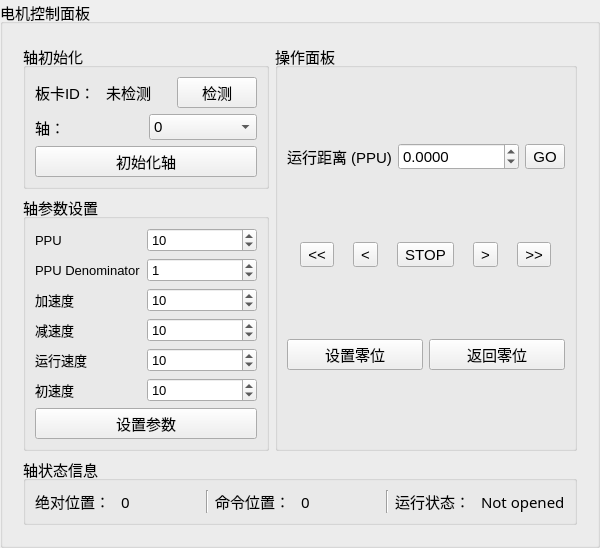
     <widget class="QGroupBox" name="groupBox_Motor">
      <property name="font">
       <font>
        <pointsize>11</pointsize>
       </font>
      </property>
      <property name="title">
       <string>电机控制面板</string>
      </property>
      <layout class="QGridLayout" name="gridLayout_4">
       <item row="0" column="0">
        <widget class="MotorPanel" name="motorWidget" native="true">
         <layout class="QGridLayout" name="gridLayout_5">
          <item row="2" column="0" colspan="2">
           <widget class="QGroupBox" name="groupBox_2">
            <property name="font">
             <font>
              <family>Microsoft YaHei UI</family>
              <pointsize>11</pointsize>
              <bold>false</bold>
             </font>
            </property>
            <property name="title">
             <string>轴状态信息</string>
            </property>
            <layout class="QHBoxLayout" name="horizontalLayout_2">
             <item>
              <widget class="QLabel" name="label_11">
               <property name="font">
                <font>
                 <family>Microsoft YaHei</family>
                 <pointsize>11</pointsize>
                 <bold>false</bold>
                </font>
               </property>
               <property name="text">
                <string>绝对位置：</string>
               </property>
              </widget>
             </item>
             <item>
              <widget class="QLabel" name="label_realPos">
               <property name="font">
                <font>
                 <family>Microsoft YaHei</family>
                 <pointsize>11</pointsize>
                 <bold>false</bold>
                </font>
               </property>
               <property name="text">
                <string>0</string>
               </property>
              </widget>
             </item>
             <item>
              <widget class="Line" name="line_3">
               <property name="font">
                <font>
                 <family>Microsoft YaHei</family>
                 <pointsize>11</pointsize>
                 <bold>false</bold>
                </font>
               </property>
               <property name="orientation">
                <enum>Qt::Vertical</enum>
               </property>
              </widget>
             </item>
             <item>
              <widget class="QLabel" name="label_8">
               <property name="font">
                <font>
                 <family>Microsoft YaHei</family>
                 <pointsize>11</pointsize>
                 <bold>false</bold>
                </font>
               </property>
               <property name="text">
                <string>命令位置：</string>
               </property>
              </widget>
             </item>
             <item>
              <widget class="QLabel" name="label_cmdPos">
               <property name="font">
                <font>
                 <family>Microsoft YaHei</family>
                 <pointsize>11</pointsize>
                 <bold>false</bold>
                </font>
               </property>
               <property name="text">
                <string>0</string>
               </property>
              </widget>
             </item>
             <item>
              <widget class="Line" name="line_2">
               <property name="font">
                <font>
                 <family>Microsoft YaHei</family>
                 <pointsize>11</pointsize>
                 <bold>false</bold>
                </font>
               </property>
               <property name="orientation">
                <enum>Qt::Vertical</enum>
               </property>
              </widget>
             </item>
             <item>
              <widget class="QLabel" name="label_7">
               <property name="font">
                <font>
                 <family>Microsoft YaHei</family>
                 <pointsize>11</pointsize>
                 <bold>false</bold>
                </font>
               </property>
               <property name="text">
                <string>运行状态：</string>
               </property>
              </widget>
             </item>
             <item>
              <widget class="QLabel" name="label_status">
               <property name="font">
                <font>
                 <family>Microsoft YaHei</family>
                 <pointsize>11</pointsize>
                 <bold>false</bold>
                </font>
               </property>
               <property name="text">
                <string>Not opened</string>
               </property>
              </widget>
             </item>
            </layout>
           </widget>
          </item>
          <item row="1" column="0">
           <widget class="QGroupBox" name="groupBox">
            <property name="font">
             <font>
              <family>Microsoft YaHei UI</family>
              <pointsize>11</pointsize>
              <italic>false</italic>
              <bold>false</bold>
             </font>
            </property>
            <property name="title">
             <string>轴参数设置</string>
            </property>
            <layout class="QGridLayout" name="gridLayout_2">
             <item row="0" column="0">
              <widget class="QLabel" name="label">
               <property name="font">
                <font>
                 <family>Microsoft YaHei UI</family>
                 <pointsize>10</pointsize>
                 <italic>false</italic>
                 <bold>false</bold>
                </font>
               </property>
               <property name="text">
                <string>PPU</string>
               </property>
              </widget>
             </item>
             <item row="6" column="0" colspan="3">
              <widget class="QPushButton" name="paramsSetButton">
               <property name="font">
                <font>
                 <family>Microsoft YaHei UI</family>
                 <pointsize>11</pointsize>
                 <italic>false</italic>
                 <bold>false</bold>
                </font>
               </property>
               <property name="text">
                <string>设置参数</string>
               </property>
               <property name="autoDefault">
                <bool>false</bool>
               </property>
               <property name="default">
                <bool>false</bool>
               </property>
               <property name="flat">
                <bool>false</bool>
               </property>
              </widget>
             </item>
             <item row="4" column="2">
              <widget class="QSpinBox" name="spinBox_runningVel">
               <property name="minimumSize">
                <size>
                 <width>110</width>
                 <height>22</height>
                </size>
               </property>
               <property name="font">
                <font>
                 <family>Microsoft YaHei UI</family>
                 <pointsize>10</pointsize>
                 <italic>false</italic>
                 <bold>false</bold>
                </font>
               </property>
               <property name="mouseTracking">
                <bool>false</bool>
               </property>
               <property name="tabletTracking">
                <bool>false</bool>
               </property>
               <property name="contextMenuPolicy">
                <enum>Qt::DefaultContextMenu</enum>
               </property>
               <property name="minimum">
                <number>0</number>
               </property>
               <property name="maximum">
                <number>10000000</number>
               </property>
               <property name="value">
                <number>10</number>
               </property>
              </widget>
             </item>
             <item row="1" column="0" colspan="2">
              <widget class="QLabel" name="label_2">
               <property name="font">
                <font>
                 <family>Microsoft YaHei UI</family>
                 <pointsize>10</pointsize>
                 <italic>false</italic>
                 <bold>false</bold>
                </font>
               </property>
               <property name="text">
                <string>PPU Denominator</string>
               </property>
              </widget>
             </item>
             <item row="5" column="0" colspan="2">
              <widget class="QLabel" name="label_3">
               <property name="font">
                <font>
                 <family>Microsoft YaHei UI</family>
                 <pointsize>10</pointsize>
                 <italic>false</italic>
                 <bold>false</bold>
                </font>
               </property>
               <property name="text">
                <string>初速度</string>
               </property>
              </widget>
             </item>
             <item row="4" column="0" colspan="2">
              <widget class="QLabel" name="label_4">
               <property name="font">
                <font>
                 <family>Microsoft YaHei UI</family>
                 <pointsize>10</pointsize>
                 <italic>false</italic>
                 <bold>false</bold>
                </font>
               </property>
               <property name="text">
                <string>运行速度</string>
               </property>
              </widget>
             </item>
             <item row="0" column="2">
              <widget class="QSpinBox" name="spinBox_PPU">
               <property name="minimumSize">
                <size>
                 <width>110</width>
                 <height>22</height>
                </size>
               </property>
               <property name="font">
                <font>
                 <family>Microsoft YaHei UI</family>
                 <pointsize>10</pointsize>
                 <italic>false</italic>
                 <bold>false</bold>
                </font>
               </property>
               <property name="mouseTracking">
                <bool>false</bool>
               </property>
               <property name="tabletTracking">
                <bool>false</bool>
               </property>
               <property name="contextMenuPolicy">
                <enum>Qt::DefaultContextMenu</enum>
               </property>
               <property name="minimum">
                <number>0</number>
               </property>
               <property name="maximum">
                <number>10000000</number>
               </property>
               <property name="value">
                <number>10</number>
               </property>
              </widget>
             </item>
             <item row="2" column="2">
              <widget class="QSpinBox" name="spinBox_acc">
               <property name="minimumSize">
                <size>
                 <width>110</width>
                 <height>22</height>
                </size>
               </property>
               <property name="font">
                <font>
                 <family>Microsoft YaHei UI</family>
                 <pointsize>10</pointsize>
                 <italic>false</italic>
                 <bold>false</bold>
                </font>
               </property>
               <property name="mouseTracking">
                <bool>false</bool>
               </property>
               <property name="tabletTracking">
                <bool>false</bool>
               </property>
               <property name="contextMenuPolicy">
                <enum>Qt::DefaultContextMenu</enum>
               </property>
               <property name="minimum">
                <number>0</number>
               </property>
               <property name="maximum">
                <number>10000000</number>
               </property>
               <property name="value">
                <number>10</number>
               </property>
              </widget>
             </item>
             <item row="3" column="0" colspan="2">
              <widget class="QLabel" name="label_6">
               <property name="font">
                <font>
                 <family>Microsoft YaHei UI</family>
                 <pointsize>10</pointsize>
                 <italic>false</italic>
                 <bold>false</bold>
                </font>
               </property>
               <property name="text">
                <string>减速度</string>
               </property>
              </widget>
             </item>
             <item row="1" column="2">
              <widget class="QSpinBox" name="spinBox_PPUDenominator">
               <property name="minimumSize">
                <size>
                 <width>110</width>
                 <height>22</height>
                </size>
               </property>
               <property name="font">
                <font>
                 <family>Microsoft YaHei UI</family>
                 <pointsize>10</pointsize>
                 <italic>false</italic>
                 <bold>false</bold>
                </font>
               </property>
               <property name="mouseTracking">
                <bool>false</bool>
               </property>
               <property name="tabletTracking">
                <bool>false</bool>
               </property>
               <property name="contextMenuPolicy">
                <enum>Qt::DefaultContextMenu</enum>
               </property>
               <property name="minimum">
                <number>0</number>
               </property>
               <property name="maximum">
                <number>10000000</number>
               </property>
               <property name="value">
                <number>1</number>
               </property>
              </widget>
             </item>
             <item row="3" column="2">
              <widget class="QSpinBox" name="spinBox_dec">
               <property name="minimumSize">
                <size>
                 <width>110</width>
                 <height>22</height>
                </size>
               </property>
               <property name="sizeIncrement">
                <size>
                 <width>1</width>
                 <height>1111</height>
                </size>
               </property>
               <property name="font">
                <font>
                 <family>Microsoft YaHei UI</family>
                 <pointsize>10</pointsize>
                 <italic>false</italic>
                 <bold>false</bold>
                </font>
               </property>
               <property name="mouseTracking">
                <bool>false</bool>
               </property>
               <property name="tabletTracking">
                <bool>false</bool>
               </property>
               <property name="contextMenuPolicy">
                <enum>Qt::DefaultContextMenu</enum>
               </property>
               <property name="minimum">
                <number>0</number>
               </property>
               <property name="maximum">
                <number>10000000</number>
               </property>
               <property name="value">
                <number>10</number>
               </property>
              </widget>
             </item>
             <item row="5" column="2">
              <widget class="QSpinBox" name="spinBox_initVel">
               <property name="minimumSize">
                <size>
                 <width>110</width>
                 <height>22</height>
                </size>
               </property>
               <property name="font">
                <font>
                 <family>Microsoft YaHei UI</family>
                 <pointsize>10</pointsize>
                 <italic>false</italic>
                 <bold>false</bold>
                </font>
               </property>
               <property name="mouseTracking">
                <bool>false</bool>
               </property>
               <property name="tabletTracking">
                <bool>false</bool>
               </property>
               <property name="contextMenuPolicy">
                <enum>Qt::DefaultContextMenu</enum>
               </property>
               <property name="minimum">
                <number>0</number>
               </property>
               <property name="maximum">
                <number>10000000</number>
               </property>
               <property name="value">
                <number>10</number>
               </property>
              </widget>
             </item>
             <item row="2" column="0" colspan="2">
              <widget class="QLabel" name="label_5">
               <property name="font">
                <font>
                 <family>Microsoft YaHei UI</family>
                 <pointsize>10</pointsize>
                 <italic>false</italic>
                 <bold>false</bold>
                </font>
               </property>
               <property name="text">
                <string>加速度</string>
               </property>
              </widget>
             </item>
            </layout>
           </widget>
          </item>
          <item row="0" column="0">
           <widget class="QGroupBox" name="groupBox_5">
            <property name="font">
             <font>
              <pointsize>11</pointsize>
             </font>
            </property>
            <property name="title">
             <string>轴初始化</string>
            </property>
            <layout class="QVBoxLayout" name="verticalLayout_3">
             <item>
              <layout class="QHBoxLayout" name="horizontalLayout">
               <item>
                <widget class="QLabel" name="label_10">
                 <property name="font">
                  <font>
                   <pointsize>11</pointsize>
                  </font>
                 </property>
                 <property name="text">
                  <string>板卡ID：</string>
                 </property>
                </widget>
               </item>
               <item>
                <widget class="QLabel" name="label_cardID">
                 <property name="font">
                  <font>
                   <pointsize>11</pointsize>
                  </font>
                 </property>
                 <property name="text">
                  <string>未检测</string>
                 </property>
                </widget>
               </item>
               <item>
                <widget class="QPushButton" name="pushButton">
                 <property name="font">
                  <font>
                   <pointsize>11</pointsize>
                  </font>
                 </property>
                 <property name="text">
                  <string>检测</string>
                 </property>
                </widget>
               </item>
              </layout>
             </item>
             <item>
              <layout class="QHBoxLayout" name="horizontalLayout_3">
               <item>
                <widget class="QLabel" name="label_12">
                 <property name="font">
                  <font>
                   <pointsize>11</pointsize>
                  </font>
                 </property>
                 <property name="text">
                  <string>轴：</string>
                 </property>
                </widget>
               </item>
               <item>
                <widget class="QComboBox" name="comboBox_axisID">
                 <property name="font">
                  <font>
                   <pointsize>11</pointsize>
                  </font>
                 </property>
                 <item>
                  <property name="text">
                   <string>0</string>
                  </property>
                 </item>
                 <item>
                  <property name="text">
                   <string>1</string>
                  </property>
                 </item>
                 <item>
                  <property name="text">
                   <string>2</string>
                  </property>
                 </item>
                 <item>
                  <property name="text">
                   <string>3</string>
                  </property>
                 </item>
                 <item>
                  <property name="text">
                   <string>4</string>
                  </property>
                 </item>
                 <item>
                  <property name="text">
                   <string>5</string>
                  </property>
                 </item>
                </widget>
               </item>
              </layout>
             </item>
             <item>
              <widget class="QPushButton" name="pushButton_initAxis">
               <property name="font">
                <font>
                 <pointsize>11</pointsize>
                </font>
               </property>
               <property name="text">
                <string>初始化轴</string>
               </property>
              </widget>
             </item>
            </layout>
           </widget>
          </item>
          <item row="0" column="1" rowspan="2">
           <widget class="QGroupBox" name="groupBox_3">
            <property name="font">
             <font>
              <family>Microsoft YaHei UI</family>
              <pointsize>11</pointsize>
              <bold>false</bold>
             </font>
            </property>
            <property name="title">
             <string>操作面板</string>
            </property>
            <layout class="QVBoxLayout" name="verticalLayout_4">
             <item>
              <layout class="QHBoxLayout" name="horizontalLayout_5">
               <item>
                <widget class="QLabel" name="label_9">
                 <property name="font">
                  <font>
                   <family>Microsoft YaHei UI</family>
                   <pointsize>11</pointsize>
                   <bold>false</bold>
                  </font>
                 </property>
                 <property name="text">
                  <string>运行距离 (PPU)</string>
                 </property>
                </widget>
               </item>
               <item>
                <widget class="QDoubleSpinBox" name="doubleSpinBox_runDis">
                 <property name="decimals">
                  <number>4</number>
                 </property>
                 <property name="minimum">
                  <double>-10000000.000000000000000</double>
                 </property>
                 <property name="maximum">
                  <double>10000000.000000000000000</double>
                 </property>
                 <property name="singleStep">
                  <double>0.100000000000000</double>
                 </property>
                </widget>
               </item>
               <item>
                <widget class="QToolButton" name="button_runDis">
                 <property name="font">
                  <font>
                   <family>Microsoft YaHei UI</family>
                   <pointsize>11</pointsize>
                   <bold>false</bold>
                  </font>
                 </property>
                 <property name="text">
                  <string>GO</string>
                 </property>
                </widget>
               </item>
              </layout>
             </item>
             <item>
              <layout class="QHBoxLayout" name="horizontalLayout_8">
               <item>
                <widget class="QToolButton" name="toolButton_RevXCmove">
                 <property name="font">
                  <font>
                   <family>Microsoft YaHei UI</family>
                   <pointsize>11</pointsize>
                   <bold>false</bold>
                  </font>
                 </property>
                 <property name="text">
                  <string>&lt;&lt;</string>
                 </property>
                </widget>
               </item>
               <item>
                <widget class="QToolButton" name="toolButton_RevXmove">
                 <property name="font">
                  <font>
                   <family>Microsoft YaHei UI</family>
                   <pointsize>11</pointsize>
                   <bold>false</bold>
                  </font>
                 </property>
                 <property name="text">
                  <string>&lt;</string>
                 </property>
                </widget>
               </item>
               <item>
                <widget class="QToolButton" name="toolButton_stopMotor">
                 <property name="font">
                  <font>
                   <family>Microsoft YaHei UI</family>
                   <pointsize>11</pointsize>
                   <bold>false</bold>
                  </font>
                 </property>
                 <property name="text">
                  <string>STOP</string>
                 </property>
                </widget>
               </item>
               <item>
                <widget class="QToolButton" name="toolButton_Xmove">
                 <property name="font">
                  <font>
                   <family>Microsoft YaHei UI</family>
                   <pointsize>11</pointsize>
                   <bold>false</bold>
                  </font>
                 </property>
                 <property name="text">
                  <string>&gt;</string>
                 </property>
                </widget>
               </item>
               <item>
                <widget class="QToolButton" name="toolButton_XCmove">
                 <property name="font">
                  <font>
                   <family>Microsoft YaHei UI</family>
                   <pointsize>11</pointsize>
                   <bold>false</bold>
                  </font>
                 </property>
                 <property name="text">
                  <string>&gt;&gt;</string>
                 </property>
                </widget>
               </item>
              </layout>
             </item>
             <item>
              <layout class="QHBoxLayout" name="horizontalLayout_4">
               <item>
                <widget class="QPushButton" name="pushButton_setAxisZero">
                 <property name="text">
                  <string>设置零位</string>
                 </property>
                </widget>
               </item>
               <item>
                <widget class="QPushButton" name="pushButton_axisReturnHome">
                 <property name="text">
                  <string>返回零位</string>
                 </property>
                </widget>
               </item>
              </layout>
             </item>
            </layout>
           </widget>
          </item>
         </layout>
        </widget>
       </item>
      </layout>
     </widget>
